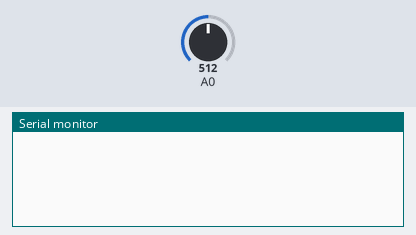
The sketch below on a simulated Arduino Uno, built with avr-gcc and run on an emulated ATmega328P. Parts: the last lines printed to the serial monitor. The inputs (shaded band) are chosen by the test bench; at power-on: A0 = 512.

Above: at 1.2 s.
1.3 s: A0 set to 13
At 4.1 s:
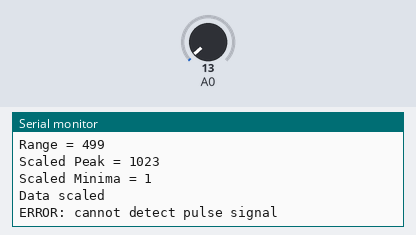
4.3 s: A0 set to 10
5.8 s: A0 set to 502
7.3 s: A0 set to 524
8.8 s: A0 set to 986
10.3 s: A0 set to 1019
At 12.1 s:
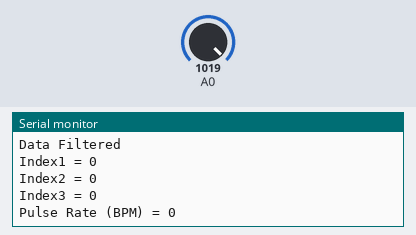
Timing chart, 0 to 13.3 s (numbered marks = the images above; inputs shaded):
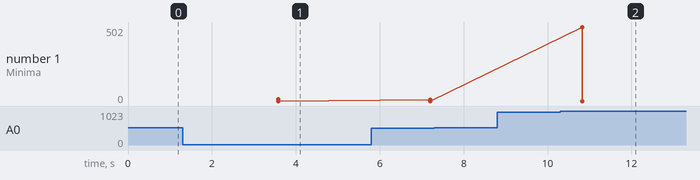

The sketch:

Biosensor2.ino
```cpp
/* Project: Digital Pulse Meter
   Description: Arduino processes the output of Easy Pulse Plugin sensor to compute
   the heart beat rate and display it on seven segment LEDs.

   Written by: Raj Bhatt (www.Embedded-Lab.com)
   Date: May 5, 2015

   This is super inaccurate for the sensor we are using. It could be that the infrared detection
   mechanism is not the most reliable way of detecting heart rate. A better mechanism might
   require the use of electrodes. The peak detection mechanism does not work. The range somehow
   decreases, it could be an issue with the kind of electrodes being used.

   For the mvp, we might need to use some kind of random generator to simulate the values. This
   is disappointing. Oh well.
*/

/*
#include "LedControl.h"
// Arduino Pin 7 to DIN, 6 to Clk, 5 to LOAD, no.of devices is 1
LedControl lc=LedControl(7,6,5,1);
*/

#define Sampling_Time 5
#define Num_Samples 700
#define Peak_Threshold_Factor 85
#define Minimum_Range 500
#define Minimum_Peak_Separation 75  // 80*5 = 400 ms
#define DC_Added 10
#define Moving_Average_Num 5

void setup() {
  // Initialize the MAX7219 device
  //  lc.shutdown(0,false);   // Enable display
  //  lc.setIntensity(0,15);  // Set brightness level (0 is min, 15 is max)
  //  lc.clearDisplay(0);     // Clear display register
  Serial.begin(115200);
}

int ADC_Samples[Num_Samples], Index1, Index2, Index3, Peak1, Peak2, Peak3;
long Pulse_Rate, Temp1=1L, Pulse_Time1, Pulse_Time2;
int Peak_Magnitude, Peak_Threshold, Minima, Range;

void loop() {

  Read_ADC_Samples();
  Serial.println("Sample Read Finished ");
  Remove_DC();
  Serial.println("DC component subtracted ");
  Scale_Data();
  Serial.println("Data scaled ");

  if (Range > Minimum_Range){  // ADC range is > 70, otherwise increase gain
    Filter_Data();
    Serial.println("Data Filtered ");
    Compute_Pulse_Rate();
    // we can comment this out since we are not using an lcd display
    //Serial.println("Pulse rate computed ");
    //Display_PulseRate();

  }
  else{
    Serial.println("ERROR: cannot detect pulse signal");
    //If we have an lcd display
    //Print_Error_Message();
  }

}  // Main Loop

// Read ADC samples at a predefined interval
 void Read_ADC_Samples(){
   for (int i = 0; i < Num_Samples; i++){
      ADC_Samples[i] = analogRead(A0);
      delay(Sampling_Time);
   }
 }

 void Remove_DC(){
   Find_Minima(0);
   Serial.print("Minima = ");
   Serial.println(Minima);
   // Subtract DC (minima)
   for (int i = 0; i < Num_Samples; i++){
     ADC_Samples[i] = ADC_Samples[i] - Minima;
   }
   Minima = 0;  // New minima is zero
 }  // Remove_DC

void Find_Minima(int Num){
  Minima = 1024;
  for (int m = Num; m < Num_Samples-Num; m++){
      if(Minima > ADC_Samples[m]){
         Minima = ADC_Samples[m];
      }
  }
}  // Find_Minima

void Scale_Data(){
  // Find peak value
  Find_Peak(0);
  Serial.print("Peak = ");
  Serial.println(Peak_Magnitude);
  Serial.print("Minima = ");
  Serial.println(Minima);
  Range = Peak_Magnitude - Minima;
  Serial.print("Range = ");
  Serial.println(Range);
  // Sclae from 1 to 1023
  for (int i = 0; i < Num_Samples; i++){
     ADC_Samples[i] = map(ADC_Samples[i], 0, Range, 1, 1023);

  }
  Find_Peak(0);
  Find_Minima(0);
  Serial.print("Scaled Peak = ");
  Serial.println(Peak_Magnitude);
  Serial.print("Scaled Minima = ");
  Serial.println(Minima);

} // Scale_Data

void Find_Peak(int Num){
  Peak_Magnitude = 0;
  for (int m = Num; m < Num_Samples-Num; m++){
      if(Peak_Magnitude < ADC_Samples[m]){
        Peak_Magnitude = ADC_Samples[m];
     }
  }
} // Find_Peak

void Filter_Data(){
  int Num_Points = 2*Moving_Average_Num+1;
  for (int i = Moving_Average_Num; i < Num_Samples-Moving_Average_Num; i++){
    int Sum_Points = 0;
    for(int k =0; k < Num_Points; k++){
      Sum_Points = Sum_Points + ADC_Samples[i-Moving_Average_Num+k];
    }
    ADC_Samples[i] = Sum_Points/Num_Points;
  }
}  // Filter_Date


void Compute_Pulse_Rate(){
  // Detect Peak magnitude and minima
  Find_Peak(Moving_Average_Num);
  Find_Minima(Moving_Average_Num);
  Range = Peak_Magnitude - Minima;
  Peak_Threshold = Peak_Magnitude*Peak_Threshold_Factor;
  Peak_Threshold = Peak_Threshold/100;

  // Now detect three peaks
  Peak1 = 0;
  Peak2 = 0;
  Peak3 = 0;
  Index1 = 0;
  Index2 = 0;
  Index3 = 0;
  // Find first peak
  for (int j = Moving_Average_Num; j < Num_Samples-Moving_Average_Num; j++){
      if(ADC_Samples[j] >= ADC_Samples[j-1] && ADC_Samples[j] > ADC_Samples[j+1] &&
         ADC_Samples[j] > Peak_Threshold && Peak1 == 0){
        Peak1 = ADC_Samples[j];
        Index1 = j;
      }

      // Search for second peak which is at least 10 sample time far
      if(Peak1 > 0 && j > (Index1+Minimum_Peak_Separation) && Peak2 == 0){
         if(ADC_Samples[j] >= ADC_Samples[j-1] && ADC_Samples[j] > ADC_Samples[j+1] &&
         ADC_Samples[j] > Peak_Threshold){
         Peak2 = ADC_Samples[j];
         Index2 = j;
         }
      } // Peak1 > 0

      // Search for the third peak which is at least 10 sample time far
      if(Peak2 > 0 && j > (Index2+Minimum_Peak_Separation) && Peak3 == 0){
         if(ADC_Samples[j] >= ADC_Samples[j-1] && ADC_Samples[j] > ADC_Samples[j+1] &&
         ADC_Samples[j] > Peak_Threshold){
            Peak3 = ADC_Samples[j];
            Index3 = j;
         }
      } // Peak2 > 0

  }
  Serial.print("Index1 = ");
  Serial.println(Index1);
  Serial.print("Index2 = ");
  Serial.println(Index2);
  Serial.print("Index3 = ");
  Serial.println(Index3);


  Pulse_Time1 = (Index2-Index1)*Sampling_Time; // In milliseconds
  Pulse_Time2 = (Index3-Index2)*Sampling_Time;

  if(Pulse_Time1 > 0 && Pulse_Time1 > 0){
    Pulse_Rate = 2*60000/(Pulse_Time1+Pulse_Time2); // In BPM
  }

  Serial.print("Pulse Rate (BPM) = ");
  Serial.println(Pulse_Rate);
  Serial.println("");
}  // Compute_Pulse_Rate


/* only use this if we have an lcd display
 void Display_PulseRate(){

  // Display BPM
  lc.clearDisplay(0);     // Clear display register
  lc.setDigit(0,0,Pulse_Rate%10,false);
  lc.setDigit(0,1,(Pulse_Rate/10)%10,false);
  if(Pulse_Rate > 99)
  lc.setDigit(0,2,Pulse_Rate/100,false);

  delay(100);

}  // Display_Pulserate

 void Print_Error_Message(){
  lc.setChar(0, 3, 'E', false);
  lc.setChar(0, 2, 'E', false);
  lc.setChar(0, 1, 'E', false);
  lc.setChar(0, 0, 'E', false);
 }
*/
```

Measured:
- the behaviour switches between 1002 and 1003 on A0 (found by bisection; images 1 and 2)
- after the input at 1.3 s, the serial monitor: prints a new line after 2.3 s (image 1)
- after the input at 10.3 s, the serial monitor: prints a new line after 0.53 s (image 2)
